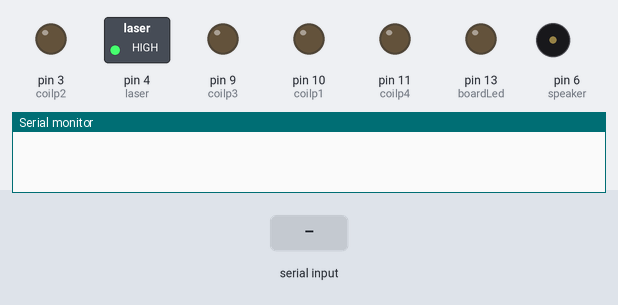
Recording of a sketch running on a simulated Arduino Uno, built with avr-gcc and run on an emulated ATmega328P. Parts: switched loads named in the sketch (green lamp = pin HIGH), output pins drawn as LEDs (lit = HIGH), buzzer (waves = sounding), the last lines printed to the serial monitor. The test bench sets the inputs (shaded band).

Above: at 1.2 s.
1.3 s: "(90,45,200)\n" received over Serial
At 2.5 s:
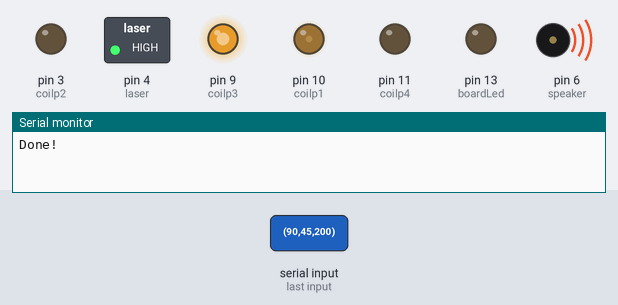
Timing chart, 0 to 4.3 s (numbered marks = the images above; inputs shaded):
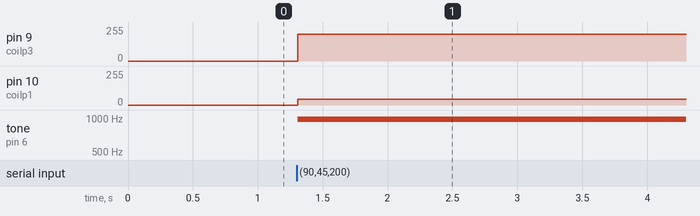

Measured:
- after the input at 1.3 s, pin 9 (coilp3): 0/255 → 200/255 at once; pin 10 (coilp1): 0/255 → 45/255 at once; tone on pin 6 (speaker): silent → 977 Hz at once

The sketch:

LSM.ino
```cpp
#include "LSM.h"
#include "WString.h"

bool laserval, LEDval;
char data[64];
char buf;
int tx,ty,tz;

void setup() {
  laserval=false;
  LEDval=false;
  initLSM();
  Serial.begin(115200);
  Serial.setTimeout(5); //Otherwise, it is WICKED slow! (default means each serial read takes 1 second!)
  setLaser(false);
  //Serial.println("LSM is booted up!");
}

void loop() {
  if(Serial.available()){
    Serial.readString().toCharArray(data, 64);
    //Serial.println(data);
    if(String(data).equals(String("Laser on\n"))){
      Serial.println("Yup.");
      setLaser(true);
    }
    if(String(data).equals(String("Laser off\n"))){
      Serial.println("Yup.");
      setLaser(false);
    }

    if(String(data).equals(String("TEST\n"))){
      Serial.println("OK.");
    }

    if(String(data).equals(String("Current\n"))){
      Serial.println((analogRead(currentsense)));
    }

    if(sscanf(data, "(%i,%i,%i)\n", &tx, &ty, &tz)==3){
      //Serial.println("Setting Y/Z position...");
      place(ty, tz); //Set Y and Z (focus) by PWMing the H-bridge motor controller that moves the CD RW head.
      //Serial.println("Setting X position...");
      setspeaker(tx); //Set the X by PWMing the 2N2222As/low pass filter circuit that controls the speaker.
      Serial.println("Done!");
    }
    /*if(String(data).equals(String("JOY\n"))){
      Serial.println(String(analogRead(2))+" "+String(analogRead(3)));
    }*/
    if(String(data).equals(String("GETPOS\n"))){
      Serial.println(String(getx())+" "+String(gety()));
    }
    /*if(String(data).equals(String("LDR\n"))){
      delay(100);
      Serial.println(String(getLDR(ldr0))+" "+String(getLDR(ldr1)));
    }*/
  }
}
```

LSM.h
```cpp
//LSM.h V1.1.2

/*-----------------*
       LSM.h
  - - - - - - - - -
   This is an easy
   -to-use library
   to control a
   laser and three
   coils set up as
   an LSM.
  -----------------*/

const bool noramp = true; //No ramping. The LSM software can handle that.


//Variables:
int myx = 0; //Current position of specimen
int myy = 0;

//Constants:
//define pin number constants:
const int boardLed = 13; //The Arduino's on-board LED
const int laser = 4; //The pin controling the laser diode
const int coilp1 = 10; //The H-Bridge motor controller inputs:
const int coilp2 = 3;
const int coilp3 = 9;
const int coilp4 = 11;
const int speaker = 6; // PWM pin for speaker control
const int ldr0 = 0; //The Photoresistor voltage divider circuits
const int ldr1 = 1;
const int thumbX = 2;
const int thumbY = 3;
const int currentsense = 4;

//True and False (For those who do python):
const bool True = false;
const bool False = true;

//define functions:
void initLSM(void);
void setlaser(bool state);
void setLed(bool state);
void place(int x, int y);
void rampPWM(int pin, int current, int target, int rate);
int getLDR(int pin);
int getThumbStick(int axis);
int getx(void);
int gety(void);


int getx(void){
  return myx;
}
int gety(void){
  return myy;
}

void initLSM(void) {
  pinMode(boardLed, OUTPUT);
  pinMode(laser, OUTPUT);
  pinMode(coilp1, OUTPUT);
  pinMode(coilp2, OUTPUT);
  pinMode(coilp3, OUTPUT);
  pinMode(coilp4, OUTPUT);
  digitalWrite(laser, 1); //High is false. Defaults to on.
}

void setLaser(bool state) { //Set Laser State
  digitalWrite(laser, not state);
}

void setLed(bool state) { //Set Laser State
  digitalWrite(boardLed, state);
}

void rampPWM(int pin, int current, int target, int rate) { //low-level function to simply bring an axis to its position slowly, as to increase the lifespan of the CD read/write head
  while (abs(current - target) > (rate * 2)) {
    delay((10 / rate));
    if (current > target) {
      current = current - rate;
    }
    else {
      current = current + rate;
    }
    analogWrite(pin, current);
  }
  analogWrite(pin, target); //If it is a few off, we bring it back over
}

void place(int x, int y) {
 if((abs(myx-x)<10) || noramp){ //No ramping, just setpos
   if (x >= 0) {
     myx = x;
     analogWrite(coilp2, 0);
     analogWrite(coilp1, (x)); //PWM
   }
   else {
     myx = x;
     analogWrite(coilp1, 0);
     analogWrite(coilp2, abs(x)); //PWM in the other direction
   }
 }
 else {
    if (x >= 60) {
     rampPWM(coilp2, myx, 0, 4);
     rampPWM(coilp1, myx, x, 4);
     myx = x;
     analogWrite(coilp2, 0);
     analogWrite(coilp1, (x)); //PWM
   }
   else { //A little ways away, let's ramp it.
     rampPWM(coilp1, myx, 0, 4);
     rampPWM(coilp2, myx, x, 4);
     myx = x;
     analogWrite(coilp1, 0);
     analogWrite(coilp2, abs(x)); //PWM in the other direction
   }
 }
 if((abs(myy-y)<60) || noramp){ //No ramping, just setpos
   if (y >= 0) {
     myy = y;
     analogWrite(coilp4, 0);
     analogWrite(coilp3, y); //PWM
   }
   else {
     myy = y;
     analogWrite(coilp3, 0);
     analogWrite(coilp4, abs(y)); //PWM in the other direction
   }
 }
 else {
    if (y >= 0) {
     rampPWM(coilp4, myy, 0, 4);
     rampPWM(coilp3, myy, y, 4);
     myy = y;
     analogWrite(coilp4, 0);
     analogWrite(coilp3, (y)); //PWM
   }
   else { //A little ways away, let's ramp it.
     rampPWM(coilp3, myy, 0, 4);
     rampPWM(coilp4, myy, abs(y), 4);
     myy = y;
     analogWrite(coilp3, 0);
     analogWrite(coilp4, abs(y)); //PWM in the other direction
   }
 }

}
int getLDR(int pin) {
  return analogRead(pin);
}

void setspeaker(int val) {
  analogWrite(speaker, val);
}

int getThumbStick(int axis) {
  return analogRead(axis);
}
```
